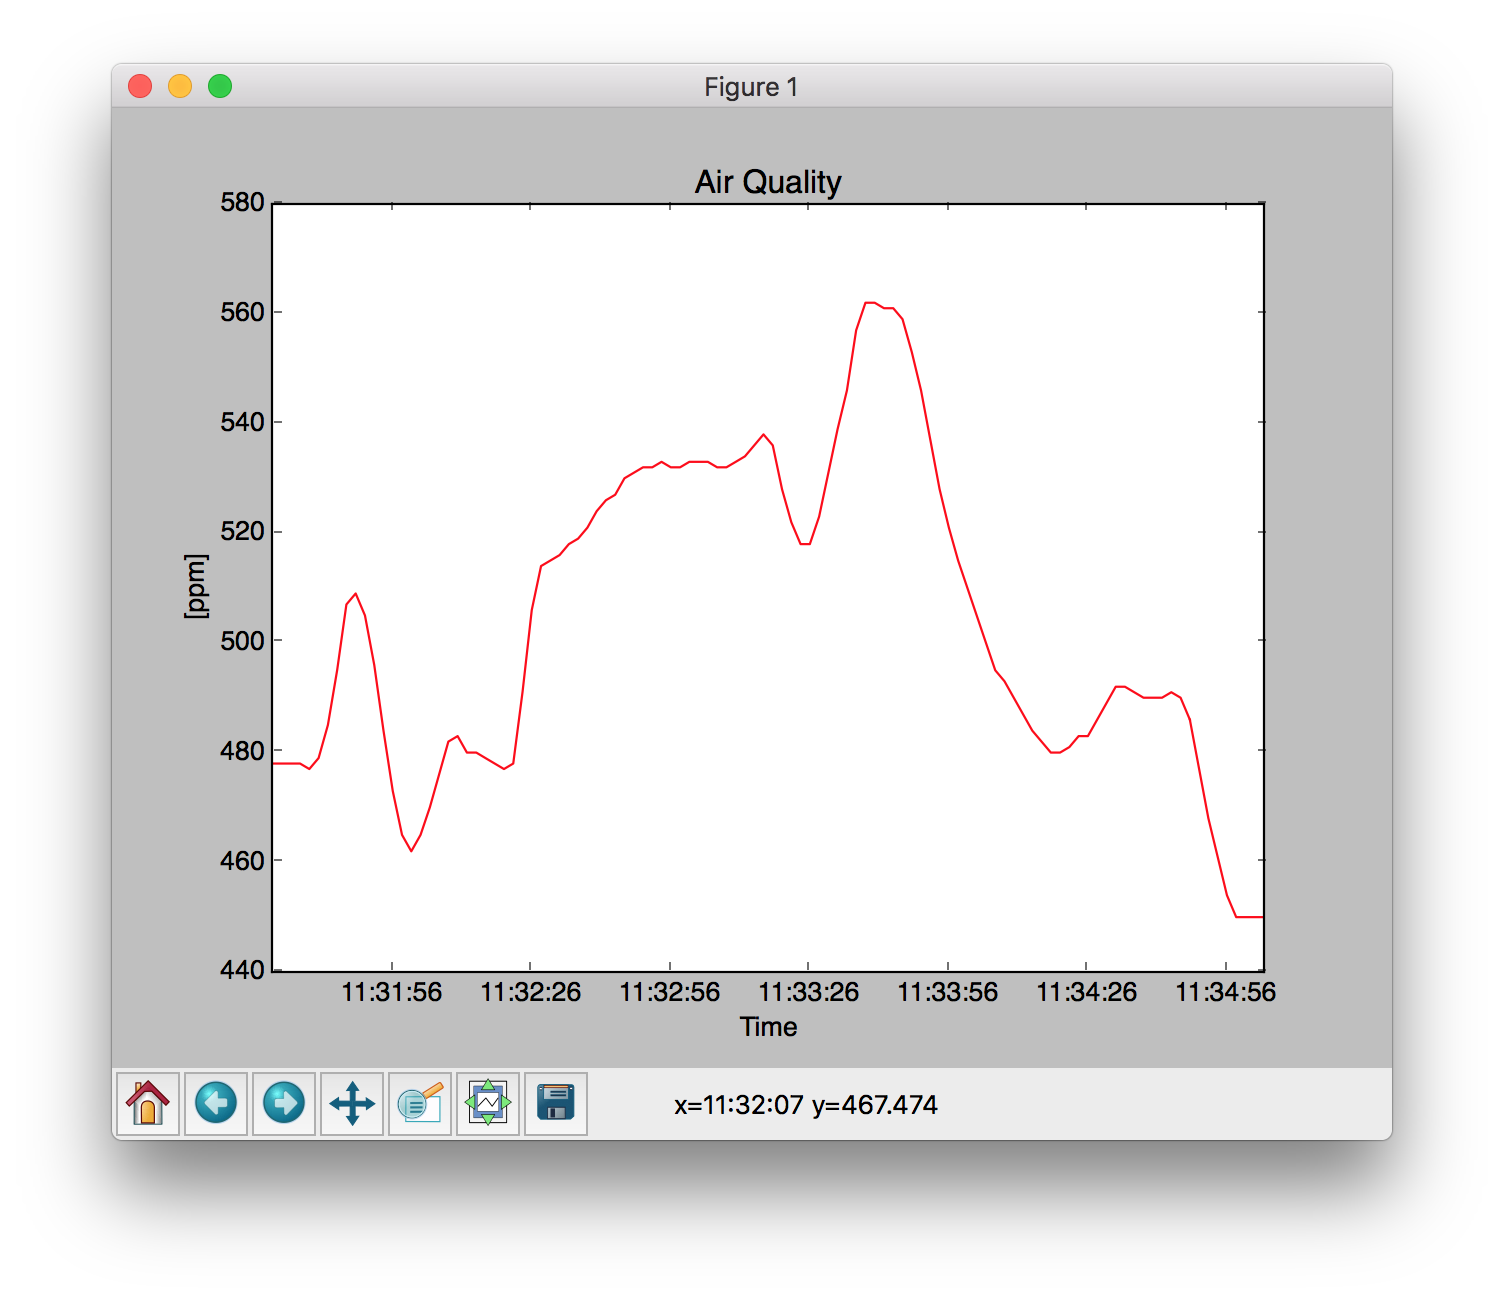

Reproduce this figure in Python.
#!/usr/bin/env python

import datetime

import hidapi

import matplotlib.animation as animation
import matplotlib.dates as mdates
import matplotlib.pyplot as plt


seq1 = 0x0001
seq2 = 0x0001
    
def tx_type1(handle, msg):
    msg = bytes('@{:04X}{}\n@@@@@@@@@@'.format(0x0001, msg), 'utf-8')
    hidapi.hid_write(handle, msg)

def tx_type2(handle, msg):
    msg = bytes('@', 'utf-8') + seq2.to_bytes(1, byteorder='big') + bytes('{}\n@@@@@@@@@@@@@'.format(msg), 'utf-8')
    hidapi.hid_write(handle, msg)

def rx(handle, numBytes=0x10):
    return hidapi.hid_read_timeout(handle, numBytes, 1000)

def getPpm(handle):
    tx_type2(handle, '*TR')
    return int.from_bytes(rx(handle)[2:4], byteorder='little')


# Setup Device
hidapi.hid_init()
for dev in hidapi.hid_enumerate(vendor_id=0x03eb, product_id=0x2013):
    handle = hidapi.hid_open_path(dev.path) 

print('reading info from device')
tx_type1(handle, '*IDN?')
info = rx(handle) + rx(handle) + rx(handle) + rx(handle) + rx(handle) + rx(handle) + rx(handle)
print('ret:"' + str(info) + '"')


# Setup Chart
data_x = []
data_y = []

fig = plt.figure()
ax = fig.add_subplot(1, 1, 1)

def fechAndDraw(i):
    # read and update dataset
    ppm = getPpm(handle)
    data_x.append(datetime.datetime.now())
    data_y.append(ppm)

    # redraw chart
    ax.clear()
    ax.set_title('Air Quality')
    ax.set_xlabel('Time')
    ax.set_ylabel('[ppm]')
    ax.xaxis.set_major_formatter(mdates.DateFormatter('%H:%M:%S'))
    ax.plot_date(data_x, data_y, 'r-')
    
anim = animation.FuncAnimation(fig, fechAndDraw, interval=2000)
plt.show()    
